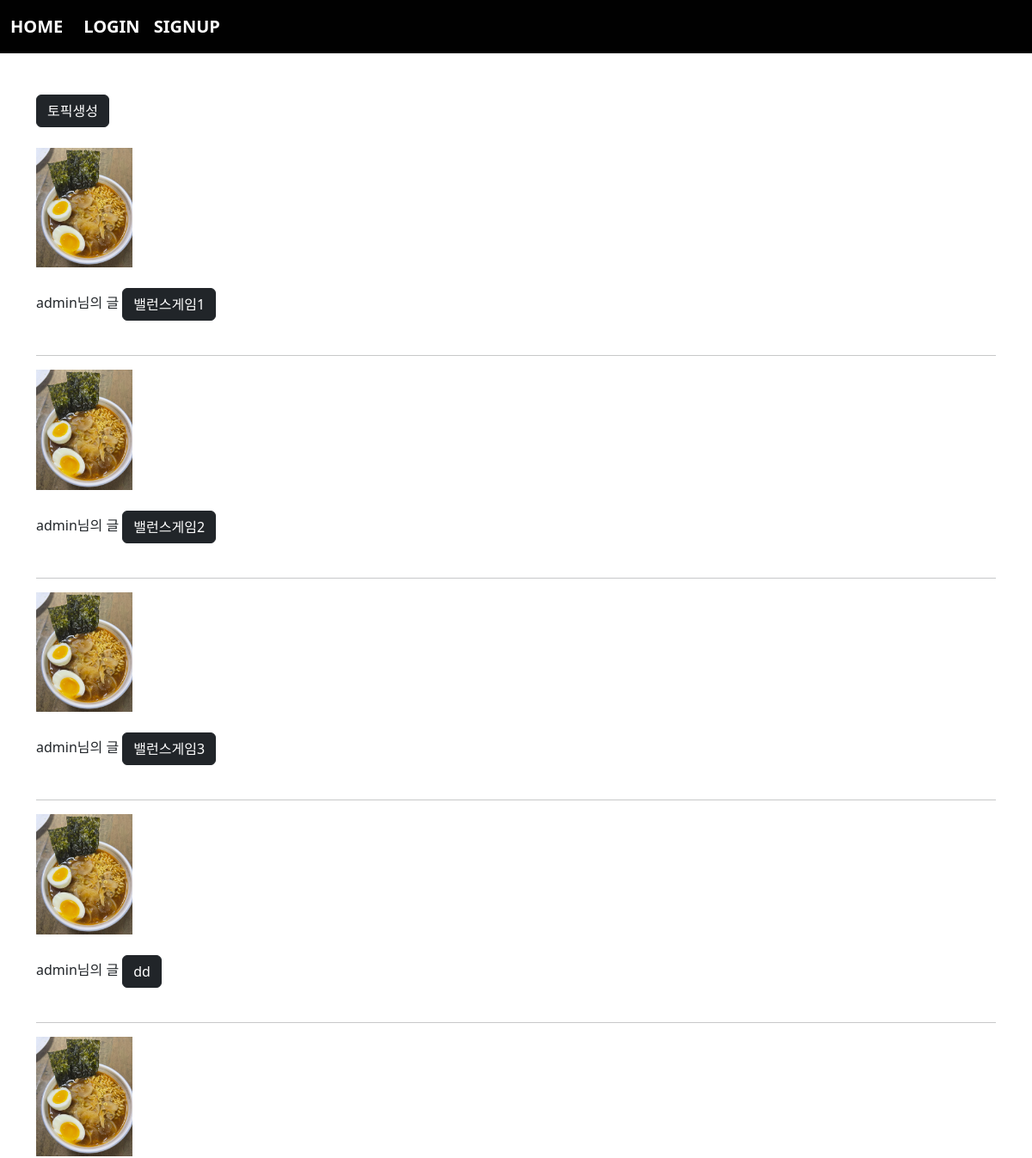
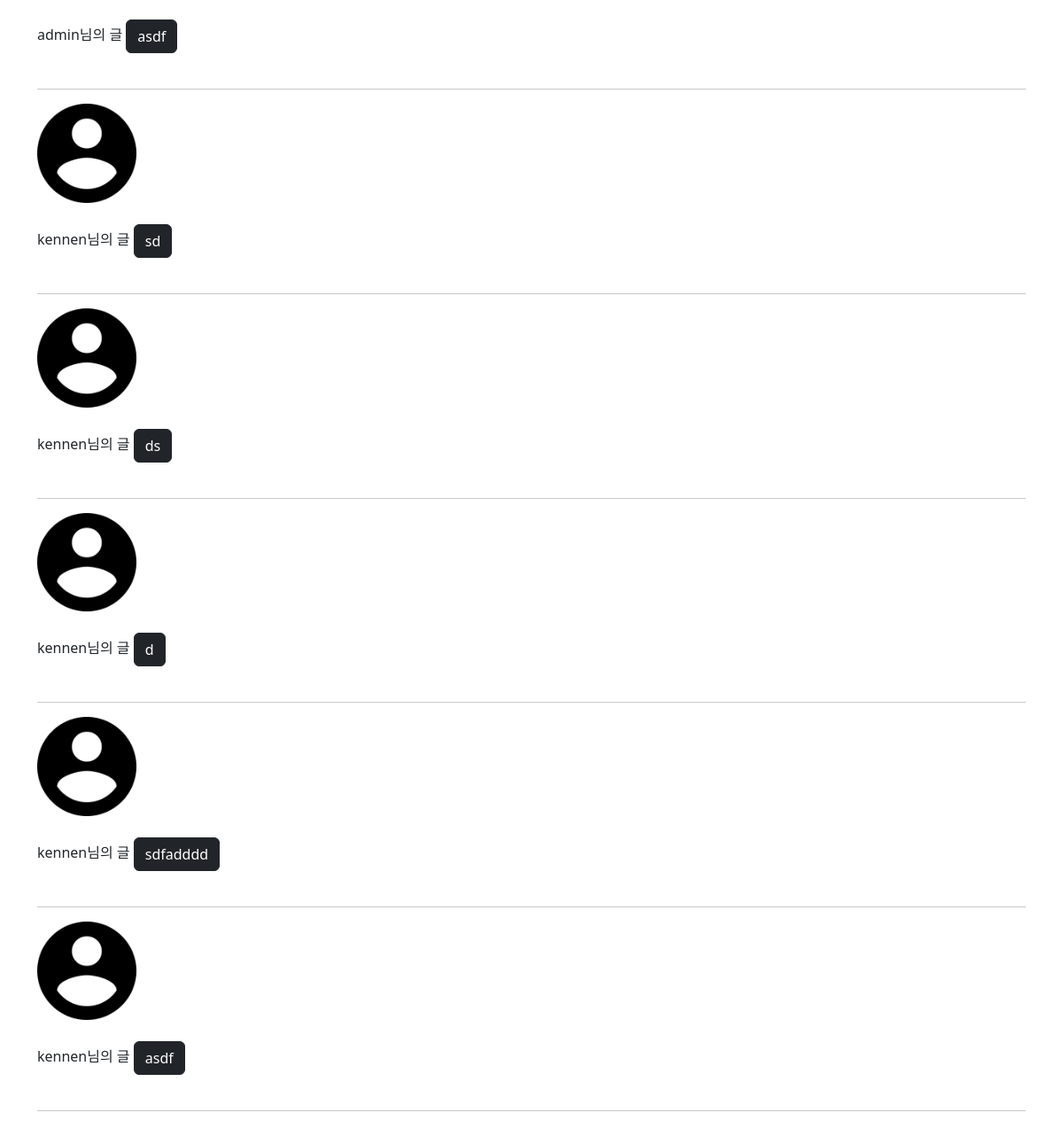
Page /vote/index/ on the committed database (2 pictures, top to bottom).
### vote/models.py (models this page shows, shortened)
class Topic(models.Model):
    subject = models.CharField(max_length=100)
    maker = models.ForeignKey(User, on_delete=models.CASCADE, related_name='maker')
    content = models.TextField()
    voter = models.ManyToManyField(User, blank=True, related_name='voter')

### acc/models.py (models this page shows)
class User(AbstractUser):
    pic = models.ImageField(upload_to="user/%y/%m")
    comment = models.TextField()
    point = models.IntegerField(default=0)
    def getpic(self):
        if self.pic:
            return self.pic.url
        return "/media/noimage.png"

### vote/views.py (the view)
# urls.py: path('index/', views.index, name="index"),
def index(reqeust):
    t= Topic.objects.all()
    context = {
        'tset':t
    }
    return render(reqeust, 'vote/index.html',context)

### templates/vote/index.html
{% extends 'base.html'%}
{% block con %}
    <a href="{%url 'vote:create'%}"><button class="btn btn-dark">토픽생성</button></a><br><br>
    {%for i in tset%}
        {%if user in i.voter.all %}
        <div>
            <img src="{{i.maker.getpic}}" width="10%"><br><br>
            {{i.maker}}님의 글
        </div>
        <hr>
            <a href="{%url 'vote:detail' i.id%}"><button class="btn btn-dark">{{i.subject}} 결과보기</button></a> ✔<br><br>
            <hr>
        {%else%}
            <img src="{{i.maker.getpic}}" width="10%"><br><br>
            {{i.maker}}님의 글
            <a href="{%url 'vote:detail' i.id%}"><button class="btn btn-dark">{{i.subject}}</button></a><br><br>
            <hr>
        {%endif%}
    {%endfor%}
{% endblock%}

### templates/base.html (shortened to what this page needs)
<!doctype html>
<html lang="en">
    <head>
        <link href="https://cdn.jsdelivr.net/npm/bootstrap@5.2.0-beta1/dist/css/bootstrap.min.css" rel="stylesheet">
    </head>
    <body>
        {% if user.is_authenticated %}
            <nav class="navbar navbar-expand-lg navbar-dark" style="background-color: rgb(0, 0, 0); font-weight: bold; font-size: 20px;">
                <div class="container-fluid">
                    <a class="navbar-brand" href="{% url 'acc:index'%}">HOME</a>
                    <button class="navbar-toggler" type="button" data-bs-toggle="collapse" data-bs-target="#navbarSupportedContent" aria-controls="navbarSupportedContent" aria-expanded="false" aria-label="Toggle navigation">
                        <span class="navbar-toggler-icon"></span>
                    </button>
                    <div class="collapse navbar-collapse" id="navbarSupportedContent">
                        <ul class="navbar-nav me-auto mb-2 mb-lg-0">
                            <li class="nav-item">
                                <a class="nav-link active" aria-current="page" href="{%url 'board:index'%}">BOARD</a>
                            </li>
                            <li class="nav-item">
                                <a class="nav-link active" aria-current="page" href="{%url 'trans:index'%}">마마고</a>
                            </li>
                            <li class="nav-item">
                                <a class="nav-link active" aria-current="page" href="{%url 'tts:index'%}">TTS</a>
                            </li>
                            <li class="nav-item">
                                <a class="nav-link active" aria-current="page" href="{%url 'edit:index'%}">사진변환</a>
                            </li>
                            <li class="nav-item">
                                <a class="nav-link active" aria-current="page" href="{%url 'vote:index'%}">밸런스게임</a>
                            </li>
                            <li class="nav-item dropdown">
                                <a class="nav-link dropdown-toggle" href="#" id="navbarDropdown" role="button" data-bs-toggle="dropdown" aria-expanded="false">
                                    {{ user }}
                                </a>
                                <ul class="dropdown-menu" aria-labelledby="navbarDropdown">
                                    <li><a class="dropdown-item" href="#">BOOKMARK</a></li>
                                    <li><a class="dropdown-item" href="{%url 'acc:profile'%}">PROFILE</a></li>
                                    <li><hr class="dropdown-divider"></li>
                                    <li><a class="dropdown-item" href="{% url 'acc:logout' %}">LOGOUT</a></li>
                                </ul>
                            </li>
                        </ul>
                    </div>
                </div>
            </nav>
        {% else %}
            <nav class="navbar navbar-expand-lg navbar-dark" style="background-color: rgb(1, 1, 1); font-size: 20px; font-weight: bold;">
                <div class="container-fluid">
                    <a class="navbar-brand" href="{% url 'acc:index' %}">HOME</a>
                    <div class="collapse navbar-collapse" id="navbarSupportedContent">
                        <ul class="navbar-nav me-auto mb-2 mb-lg-0">
                            <li class="nav-item">
                                <a class="nav-link active" aria-current="page" href="{% url 'acc:login' %}">LOGIN</a>
                            </li>
                            <li class="nav-item">
                                <a class="nav-link active" aria-current="page" href="{%url 'acc:signup'%}">SIGNUP</a>
                            </li>
                        </ul>
                    </div>
                </div>
            </nav>
        {% endif %}
        <div class="container mt-5 mb-5">
            {% block con %}
            {% endblock %}
        </div>
    </body>
</html>

### rows in the picture
Topic: maker.getpic (picture), maker "admin", subject "밸런스게임1"
Topic: maker.getpic (picture), maker "admin", subject "밸런스게임2"
Topic: maker.getpic (picture), maker "admin", subject "밸런스게임3"
Topic: maker.getpic (picture), maker "admin", subject "dd"
Topic: maker.getpic (picture), maker "admin", subject "asdf"
Topic: maker "kennen", subject "sd"
Topic: maker "kennen", subject "ds"
Topic: maker "kennen", subject "d"
Topic: maker "kennen", subject "sdfadddd"
Topic: maker "kennen", subject "asdf"
